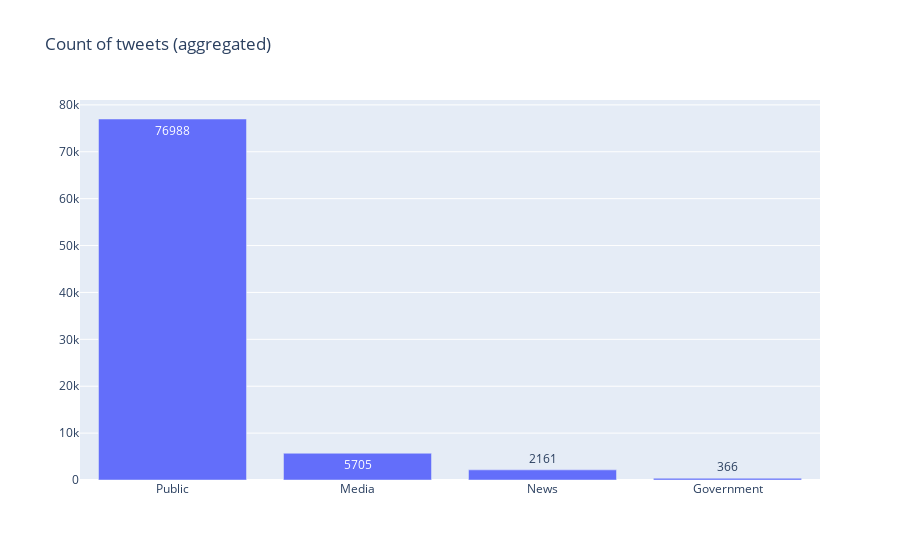

Notebook code for this chart:
### Code cell
import plotly.graph_objs as go
import plotly.offline as pyo
import pandas as pd

# create bar chart
fig = go.Figure(
    data=[go.Bar(x=data['tweet_categories'].value_counts().index,
                 y=data['tweet_categories'].value_counts().values,text=data['tweet_categories'].value_counts().values)],
    layout=go.Layout(title='Count of tweets (aggregated)')
)

fig.show()

### Figure 1 — Plotly figure (JSON) as saved in the notebook; plotly's stock layout.template omitted (floating-point values rounded to 4 significant figures)
{"data": [{"text": [76988, 5705, 2161, 366], "type": "bar", "x": ["Public", "Media", "News", "Government"], "y": [76988, 5705, 2161, 366]}], "layout": {"title": {"text": "Count of tweets (aggregated)"}}}
